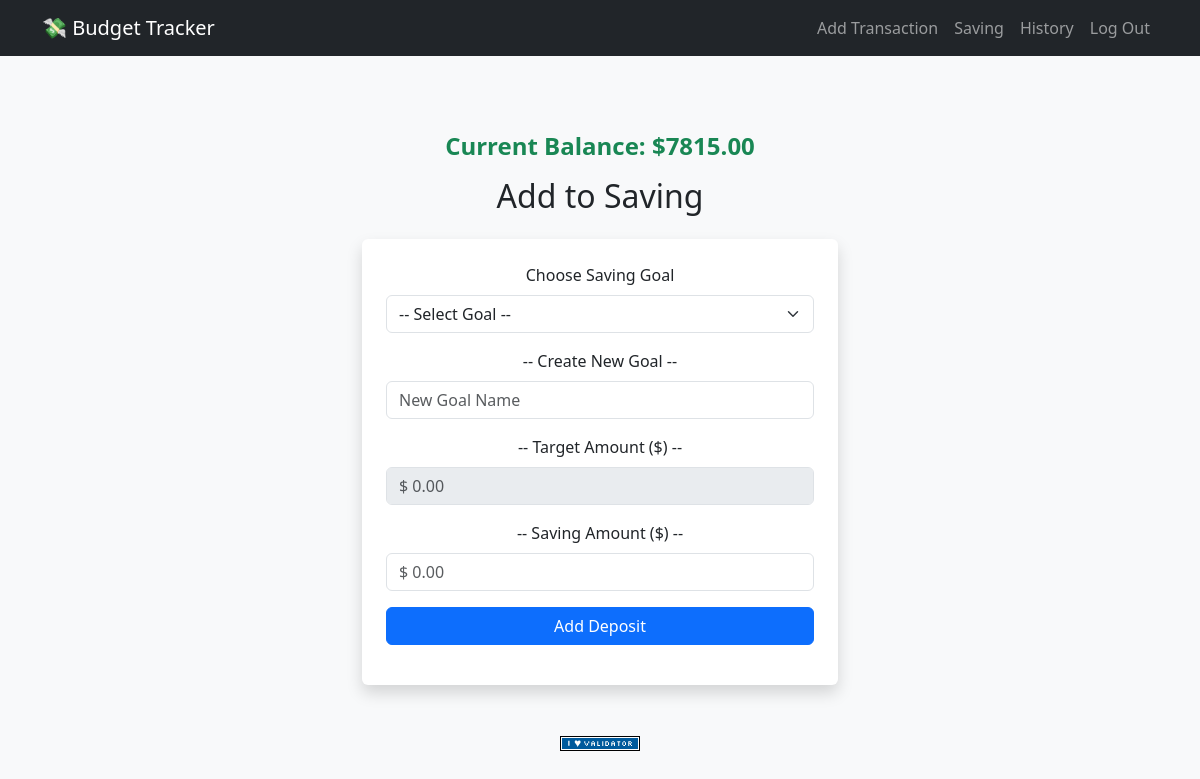
The page /saving (signed in) on the database as committed earlier.
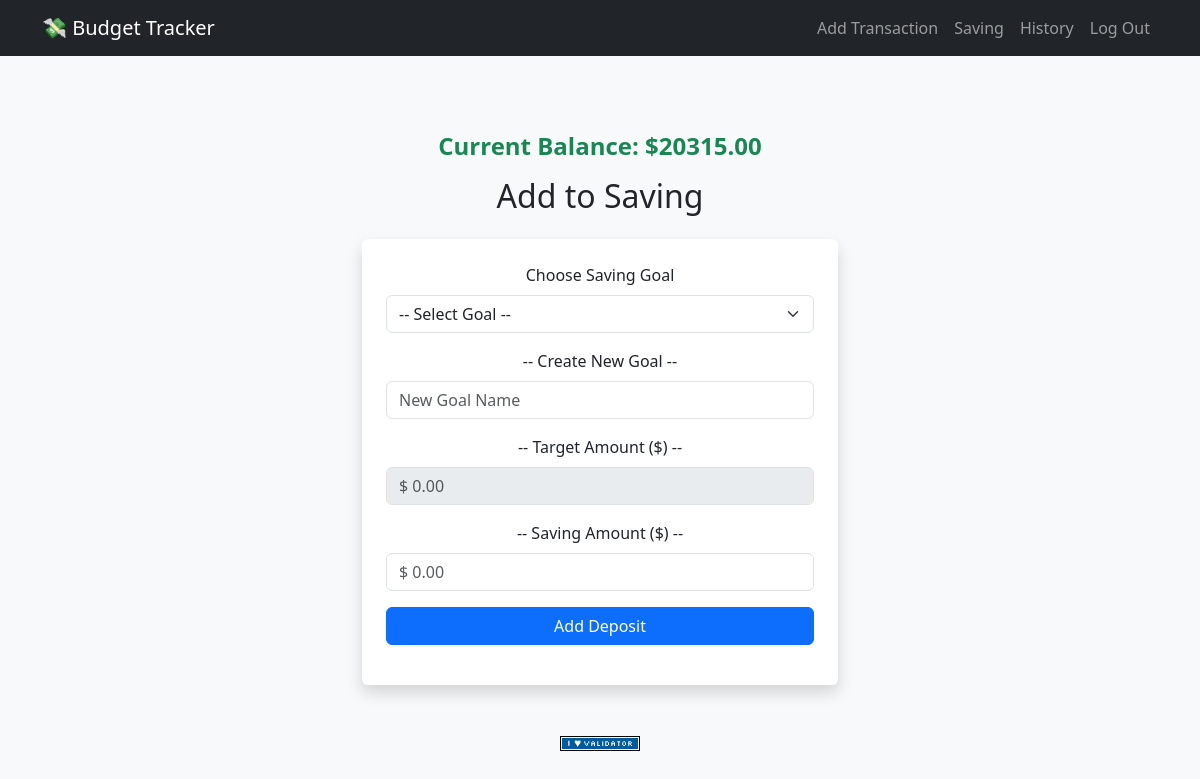
The same page on the database as committed later.
### tables this page shows
CREATE TABLE balances(
user_id INTEGER PRIMARY KEY,
balance NUMERIC NOT NULL DEFAULT 0,
FOREIGN KEY(user_id) REFERENCES users(id)
);

### app.py (the view)
@app.route("/saving", methods=["GET", "POST"])
@login_required
def saving():
    if request.method == "POST":
        goal_id = request.form.get("goal_id")
        new_goal = request.form.get("new_goal")
        target_amount = request.form.get("target_amount")
        amount = request.form.get("amount")
        if goal_id and new_goal:
            return apology("Choose only one goal option.")
        if not goal_id and not new_goal:
            return apology("Please choose one goal option.")
        try:
            amount = float(amount)
            if amount < 0:
                return apology("Invalid amount!")
        except ValueError:
            return apology("Please enter numeric amount.")
        if new_goal:
            if not target_amount:
                return apology("Please set a target amount.")
            try:
                target_amount = float(target_amount)
            except ValueError:
                return apology("Invalid target amount.")
            db.execute(
                "INSERT INTO saving_goals (user_id, name, target, saved) VALUES (?, ?, ?, ?)", session["user_id"], new_goal, target_amount, 0
            )
            goal_id = db.execute(
                "SELECT id FROM saving_goals WHERE user_id = ? AND name = ?", session["user_id"], new_goal
            )[0]["id"]
        balance_row = db.execute(
            "SELECT balance FROM balances WHERE user_id = ?", session["user_id"]
        )
        current_balance = balance_row[0]["balance"]
        if amount > current_balance:
            return apology("Not enough balance for saving.")
        db.execute(
            "UPDATE balances SET balance = balance - ? WHERE user_id = ?", amount, session["user_id"]
        )
        db.execute(
            "UPDATE saving_goals SET saved = saved + ? WHERE id = ? AND user_id = ?", amount, goal_id, session["user_id"]
        )
        db.execute(
            "INSERT INTO saving_deposits (user_id, goal_id, amount) VALUES (?, ?, ?)", session["user_id"], goal_id, amount
        )
        flash("Saving added successfully!")
        return redirect("/saving")
    else:
        goals = db.execute(
            "SELECT * FROM saving_goals WHERE user_id = ?", session["user_id"]
        )
        balance_row = db.execute(
            "SELECT balance FROM balances WHERE user_id = ?", session["user_id"]
        )
        current_balance = balance_row[0]["balance"]
        return render_template("saving.html", goals = goals, balance = current_balance)

### app.py (called while the page is built)
@app.after_request
def after_request(response):
    response.headers["Cache-Control"] = "no-cache, no-store, must-revalidate"
    response.headers["Expires"] = 0
    response.headers["Pragma"] = "no-cache"
    return response

def login_required(f):
    @wraps(f)
    def decorated_function(*args, **kwargs):
        if session.get("user_id") is None:
            return redirect("/login")
        return f(*args, **kwargs)
    return decorated_function

### templates/saving.html (shortened to what this page needs)
{% extends "layout.html" %}
{% block main %}
<div class="container mt-4" style="max-width: 500px;">
    <h4 class="text-center mb-3 text-success fw-bold">
        Current Balance: ${{ "%.2f"|format(balance) }}
    </h4>
    <h2 class="text-centerl mb-4">Add to Saving</h2>
    <form action="/saving" method="post" class="p-4 bg-white shadow rounded">
         <div class="mb-3">
            <label class="form-label">Choose Saving Goal</label>
            <select name="goal_id" id="goal_id" class="form-select">
                <option value="" selected disabled>-- Select Goal --</option>
            </select>
         </div>
         <div class="mb-3">
            <label class="form-label">-- Create New Goal --</label>
            <input class="form-control" name="new_goal" id="new_goal" autocomplete="off" placeholder="New Goal Name" type="text">
         </div>
          <div class="mb-3">
            <label class="form-label">-- Target Amount ($) --</label>
            <input class="form-control" name="target_amount" id="target_amount" step="0.01" autocomplete="off" placeholder="$ 0.00" disabled type="number">
          </div>
          <div class="mb-3">
            <label class="form-label">-- Saving Amount ($) --</label>
            <input class="form-control" name="amount" id="amount" step="0.01" autocomplete="off" placeholder="$ 0.00" type="number" required>
          </div>
          <div class="mb-3">
            <button class="btn btn-primary w-100">Add Deposit</button>
          </div>
    </form>
</div>
{% endblock %}

Rows that differ between the two databases and show on the page:
changed balances: balance "7815.00" → "20315.00"
